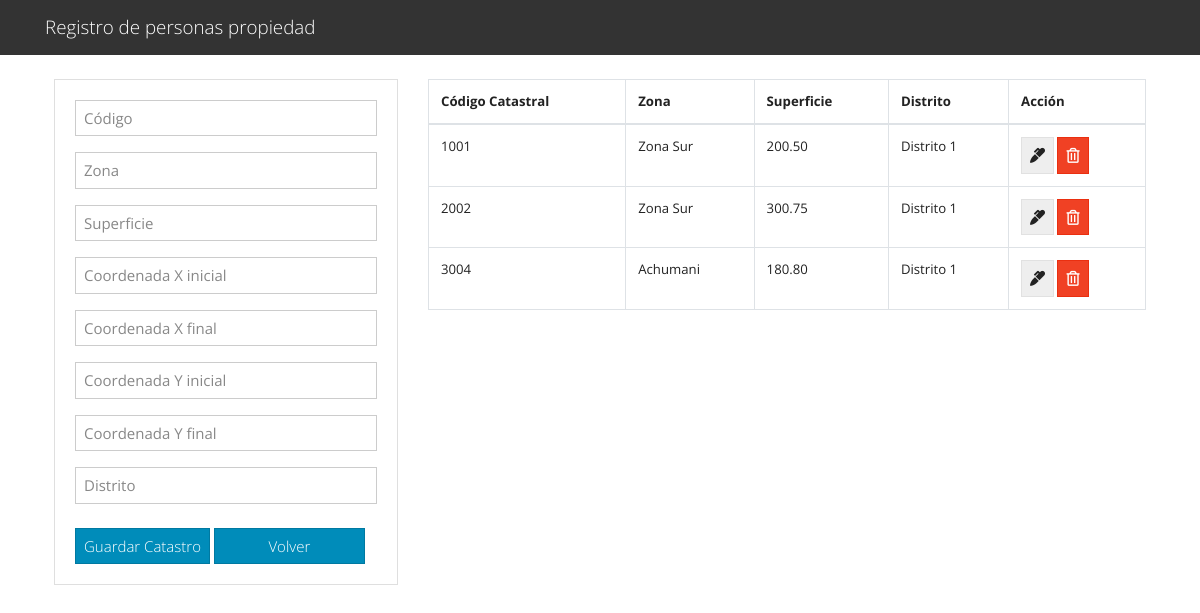
The page /propiedades.php?ci=1234567 on the database its author committed.
### tables this page shows
CREATE TABLE `catastro` (
  `codigo` int(11) NOT NULL,
  `zona` varchar(50) DEFAULT NULL,
  `Xini` decimal(10,2) DEFAULT NULL,
  `Xfin` decimal(10,2) DEFAULT NULL,
  `Yini` decimal(10,2) DEFAULT NULL,
  `Yfin` decimal(10,2) DEFAULT NULL,
  `superficie` decimal(10,2) DEFAULT NULL,
  `distrito` varchar(50) DEFAULT NULL,
  `ci` int(11) DEFAULT NULL
);

### propiedades.php (the view, shortened to what this page needs)
<?php include("db.php"); ?>
<?php include('includes/header.php'); ?>
<main class="container p-4">
  <div class="row">
    <div class="col-md-4">
      <div class="card card-body">
        <form action="guardar_catastro.php" method="GET">
          <div class="form-group">
            <input type="text" name="codigo" class="form-control" placeholder="Código" autofocus required>
          </div>
          <div class="form-group">
            <input type="text" name="zona" class="form-control" placeholder="Zona" required>
          </div>
          <div class="form-group">
            <input type="text" name="superficie" class="form-control" placeholder="Superficie" required>
          </div>
          <div class="form-group">
            <input type="text" name="Xini" class="form-control" placeholder="Coordenada X inicial" required>
          </div>
          <div class="form-group">
            <input type="text" name="Xfin" class="form-control" placeholder="Coordenada X final" required>
          </div>
          <div class="form-group">
            <input type="text" name="Yini" class="form-control" placeholder="Coordenada Y inicial" required>
          </div>
          <div class="form-group">
            <input type="text" name="Yfin" class="form-control" placeholder="Coordenada Y final" required>
          </div>
          <div class="form-group">
            <input type="text" name="distrito" class="form-control" placeholder="Distrito" required>
          </div>
          <input type="submit" name="save_catastro" class="btn btn-primary w-45 mt-2" value="Guardar Catastro">
        <a href="CRUD.php" class="btn btn-primary w-50 mt-2">Volver</a>
        </form>
      </div>
    </div>
    <div class="col-md-8">
      <?php
      if (isset($_GET['ci'])) {
        $ci = $_GET['ci'];
        $query = "SELECT * FROM Catastro WHERE ci = '$ci'";
        $result_catastros = mysqli_query($conn, $query);
        if (mysqli_num_rows($result_catastros) > 0) {
      ?>
      <table class="table table-bordered">
        <thead>
          <tr>
            <th>Código Catastral</th>
            <th>Zona</th>
            <th>Superficie</th>
            <th>Distrito</th>
            <th>Acción</th>
          </tr>
        </thead>
        <tbody>
          <?php
          while ($row = mysqli_fetch_assoc($result_catastros)) { ?>
          <tr>
            <td><?php echo $row['codigo']; ?></td>
            <td><?php echo $row['zona']; ?></td>
            <td><?php echo $row['superficie']; ?></td>
            <td><?php echo $row['distrito']; ?></td>
            <td>
              <a href="edit_c.php?ci=<?php echo $row['ci']?>" class="btn btn-secondary">
                <i class="fas fa-marker"></i>
              </a>
              <a href="delete_c.php?codigo=<?php echo $row['codigo']?>" class="btn btn-danger">
                <i class="far fa-trash-alt"></i>
              </a>
            </td>
          </tr>
          <?php } ?>
        </tbody>
      </table>
      <?php
        } else {
          echo "<p>No se encontraron propiedades para esta persona.</p>";
        }
      } else {
        echo "<p>CI no proporcionado.</p>";
      }
      ?>
    </div>
  </div>
</main>
<?php include('includes/footer.php'); ?>

### rows shown on the page
catastro: codigo "1001", zona "Zona Sur", superficie "200.50", distrito "Distrito 1"
catastro: codigo "2002", zona "Zona Sur", superficie "300.75", distrito "Distrito 1"
catastro: codigo "3004", zona "Achumani", superficie "180.80", distrito "Distrito 1"
